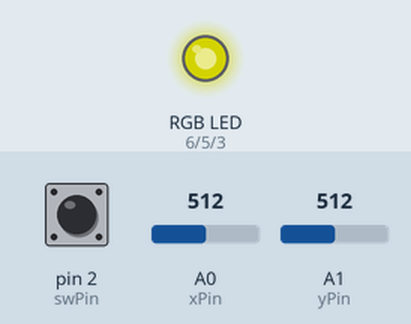
Bench run of a sketch on a simulated Arduino Uno, built with avr-gcc and run on an emulated ATmega328P. Shown: an RGB LED mixed from three pins (HIGH = lit). The inputs (shaded band) are chosen by the test bench; at power-on: A0 (xPin) = 512, A1 (yPin) = 512, pin 2 (swPin) HIGH. Dim RGB values are drawn brighter than linear.

Above: at 1.2 s.
1.3 s: A0 (xPin) set to 716
At 2.3 s:
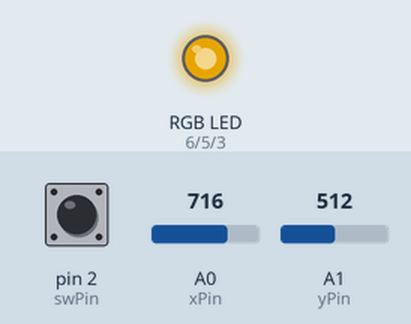
2.8 s: A1 (yPin) set to 716
At 3.4 s:
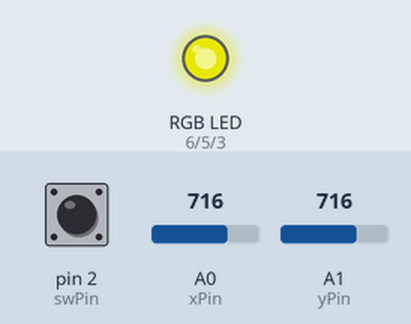
4.3 s: pin 2 (swPin) pulled LOW for 0.15 s
At 4.6 s:
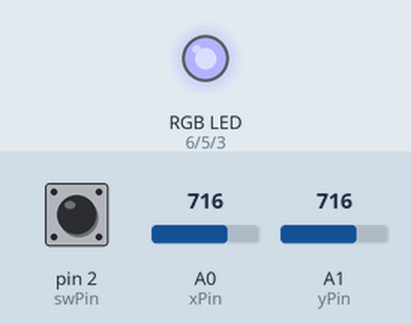
5.9 s: A0 (xPin) set to 900
At 7.0 s:
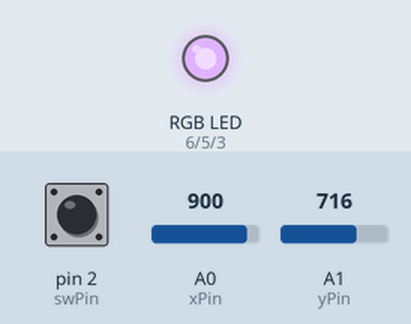
7.4 s: A1 (yPin) set to 900
At 8.1 s:
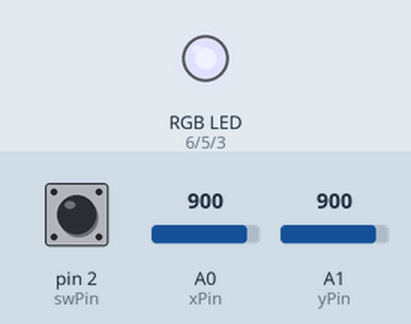
8.9 s: pin 2 (swPin) pulled LOW for 1 s
At 9.3 s:
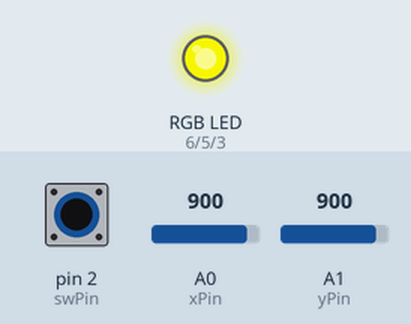
Timing chart, 0 to 11.9 s (numbered marks = the images above; inputs shaded):
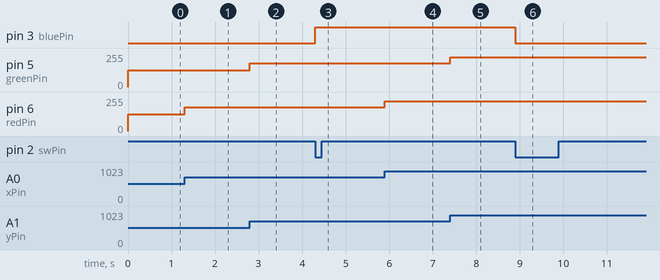

The sketch:

joystick-rgb.ino
```cpp
// Module 4 — Eyes and Ears: joystick drives RGB colour.
// Joystick: GND -> GND, +5V -> 5V, VRx -> A0, VRy -> A1, SW -> pin 2 (INPUT_PULLUP).
// RGB LED (common cathode): blue pin 3, green pin 5, red pin 6, common to GND,
// each colour through a 220 ohm resistor.
// X controls red, Y controls green; pressing the stick toggles blue.
const int xPin = A0;
const int yPin = A1;
const int swPin = 2;
const int redPin = 6;
const int greenPin = 5;
const int bluePin = 3;

int blueState = 0;
int lastSwState = HIGH;

void setup() {
  pinMode(redPin, OUTPUT);
  pinMode(greenPin, OUTPUT);
  pinMode(bluePin, OUTPUT);
  pinMode(swPin, INPUT_PULLUP);
}

void loop() {
  int x = analogRead(xPin);
  int y = analogRead(yPin);
  analogWrite(redPin, map(x, 0, 1023, 0, 255));
  analogWrite(greenPin, map(y, 0, 1023, 0, 255));
  int sw = digitalRead(swPin);
  if (sw == LOW && lastSwState == HIGH) {
    blueState = !blueState;
    analogWrite(bluePin, blueState ? 255 : 0);
    delay(200);  // simple debounce for the stick press
  }
  lastSwState = sw;
}
```

Measured:
- after the input at 1.3 s, pin 6 (redPin): 127/255 → 178/255 at once
- after the input at 2.8 s, pin 5 (greenPin): 127/255 → 178/255 at once
- after the input at 4.3 s, pin 3 (bluePin): LOW → HIGH at once
- after the input at 5.9 s, pin 6 (redPin): 178/255 → 224/255 at once
- after the input at 7.4 s, pin 5 (greenPin): 178/255 → 224/255 at once
- after the input at 8.9 s, pin 3 (bluePin): HIGH → LOW at once
